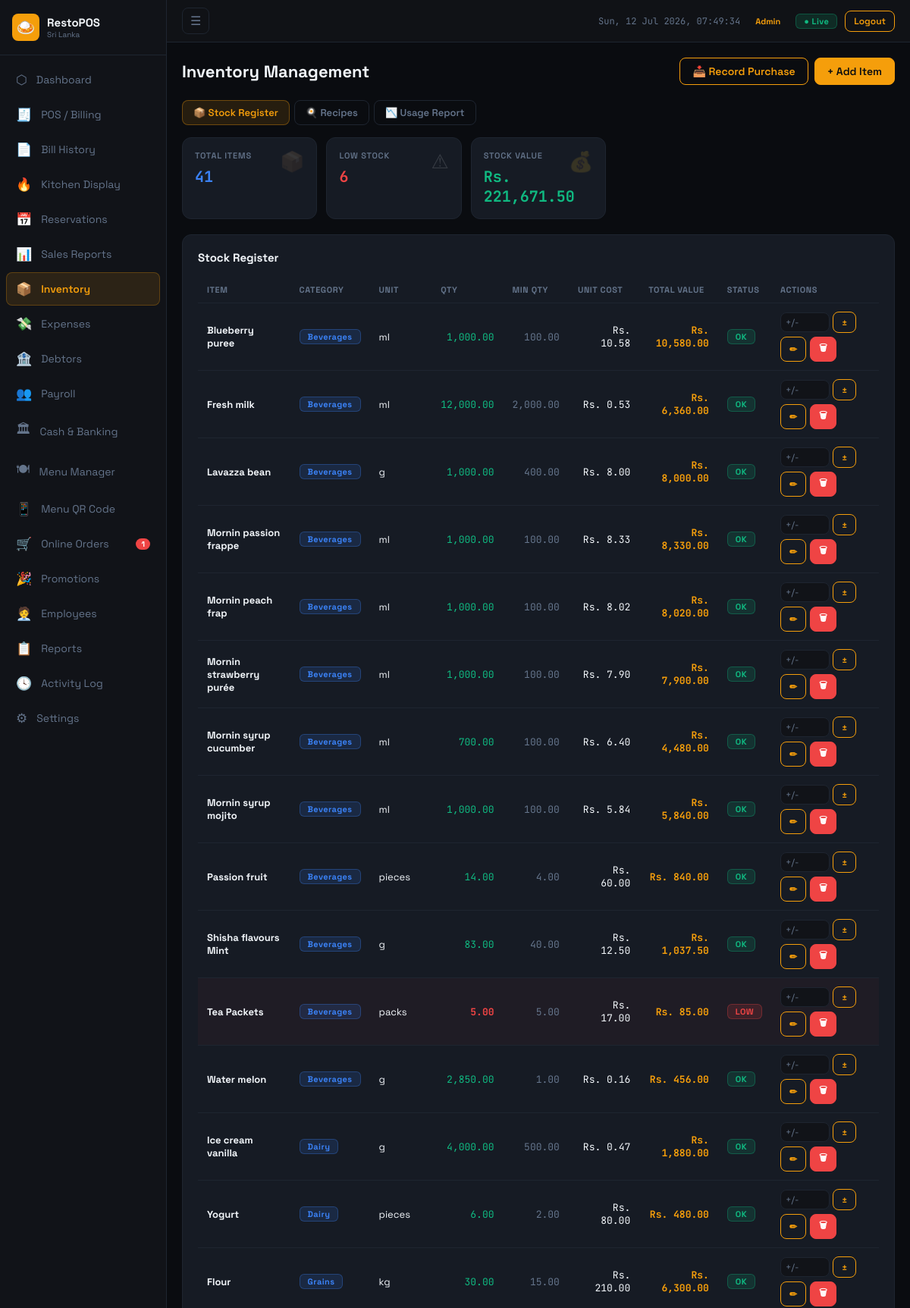
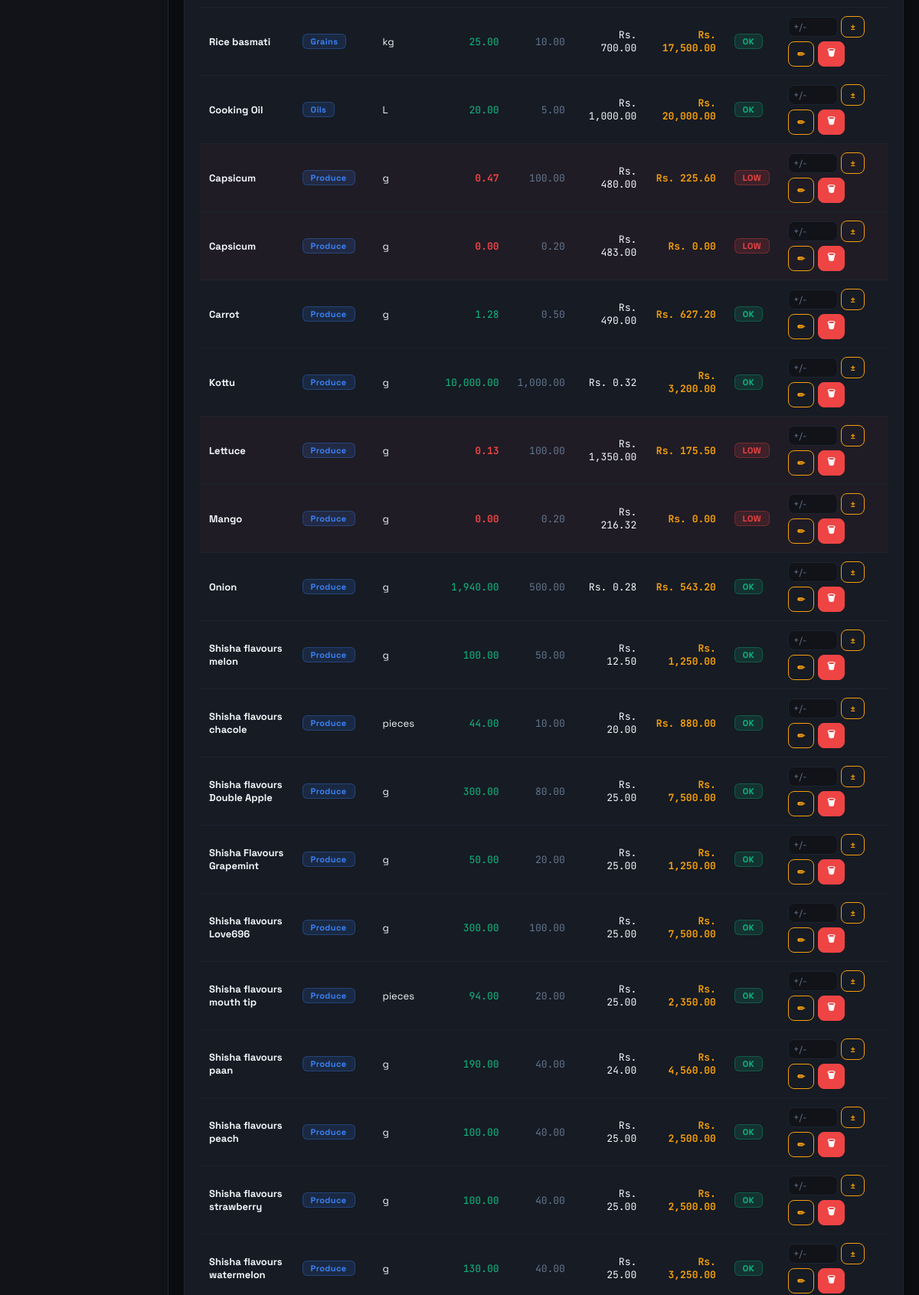
The page /restopos/modules/inventory.php (signed in, upper part) on the database its author committed (2 pictures, top to bottom).
### tables this page shows
CREATE TABLE `inventory_items` (
  `id` int(11) NOT NULL,
  `category_id` int(11) DEFAULT NULL,
  `name` varchar(150) NOT NULL,
  `unit` varchar(20) DEFAULT 'kg',
  `qty` decimal(10,3) DEFAULT 0.000,
  `min_qty` decimal(10,3) DEFAULT 0.000,
  `unit_cost` decimal(10,2) DEFAULT 0.00,
  `active` tinyint(1) DEFAULT 1,
  `updated_at` timestamp NOT NULL DEFAULT current_timestamp() ON UPDATE current_timestamp()
);

CREATE TABLE `inventory_categories` (
  `id` int(11) NOT NULL,
  `name` varchar(100) NOT NULL
);

### restopos/includes/config.php (called while the page is built, shortened)
<?php
function fmt(float $n): string {
    return CURRENCY . ' ' . number_format($n, 2);
}

### restopos/modules/inventory.php (the view, shortened to what this page needs)
<?php
require_once '../includes/config.php';
$db = getDB();
$items = $db->query("SELECT ii.*, ic.name as cat FROM inventory_items ii JOIN inventory_categories ic ON ii.category_id=ic.id ORDER BY ic.name,ii.name")->fetchAll();
$low   = array_filter($items, fn($i)=>$i['qty']<=$i['min_qty']);
$totalValue = array_sum(array_map(fn($i)=>$i['qty']*$i['unit_cost'], $items));
$tab = $_GET['tab'] ?? 'stock';
include '../includes/header.php';
?>
<div class="page-header">
  <div class="page-title">Inventory Management</div>
  <div style="display:flex;gap:8px">
    <button class="btn btn-outline" onclick="openModal('modalPurchase')">📥 Record Purchase</button>
    <button class="btn" onclick="openModal('modalAddItem')">+ Add Item</button>
  </div>
</div>
<div class="tab-bar mb-16">
  <a href="?tab=stock" class="tab-btn <?=$tab==='stock'?'active':''?>">📦 Stock Register</a>
  <a href="?tab=recipes" class="tab-btn <?=$tab==='recipes'?'active':''?>">🍳 Recipes</a>
  <a href="?tab=usage" class="tab-btn <?=$tab==='usage'?'active':''?>">📉 Usage Report</a>
</div>
<?php if ($tab === 'stock'): ?>
<div class="stats-grid mb-20">
  <div class="stat-card"><span class="stat-icon">📦</span><div class="stat-label">Total Items</div><div class="stat-value text-blue"><?=count($items)?></div></div>
  <div class="stat-card"><span class="stat-icon">⚠</span><div class="stat-label">Low Stock</div><div class="stat-value text-red"><?=count($low)?></div></div>
  <div class="stat-card"><span class="stat-icon">💰</span><div class="stat-label">Stock Value</div><div class="stat-value text-green"><?=fmt($totalValue)?></div></div>
</div>
<div class="card">
  <div class="card-title">Stock Register</div>
  <div class="table-wrap">
    <table class="data-table">
      <thead>
        <tr><th>Item</th><th>Category</th><th>Unit</th><th class="text-right">Qty</th><th class="text-right">Min Qty</th><th class="text-right">Unit Cost</th><th class="text-right">Total Value</th><th>Status</th><th>Actions</th></tr>
      </thead>
      <tbody>
      <?php foreach ($items as $i): $isLow=($i['qty']<=$i['min_qty']); ?>
        <tr style="<?=$isLow?'background:rgba(239,68,68,.04)':''?>">
          <td class="fw-700"><?=htmlspecialchars($i['name'])?></td>
          <td><span class="badge badge-blue"><?=htmlspecialchars($i['cat'])?></span></td>
          <td><?=$i['unit']?></td>
          <td class="text-right mono <?=$isLow?'text-red fw-700':'text-green'?>"><?=number_format($i['qty'],2)?></td>
          <td class="text-right mono text-muted"><?=number_format($i['min_qty'],2)?></td>
          <td class="text-right mono"><?=fmt($i['unit_cost'])?></td>
          <td class="text-right mono text-accent fw-700"><?=fmt($i['qty']*$i['unit_cost'])?></td>
          <td><span class="badge <?=$isLow?'badge-red':'badge-green'?>"><?=$isLow?'LOW':'OK'?></span></td>
          <td>
            <div style="display:flex;gap:5px;flex-wrap:wrap">
              <form method="POST" style="display:inline-flex;gap:4px;align-items:center">
                <input type="number" name="adjust_qty" step="0.01" placeholder="+/-" class="form-control" style="width:65px;padding:4px 6px;font-size:12px">
                <button class="btn btn-sm btn-outline">±</button>
              </form>
              <button class="btn btn-sm btn-outline"
                data-id="<?=$i['id']?>"
                data-name="<?=htmlspecialchars($i['name'],ENT_QUOTES)?>"
                data-cat="<?=$i['category_id']?>"
                data-unit="<?=htmlspecialchars($i['unit'],ENT_QUOTES)?>"
                data-qty="<?=$i['qty']?>"
                data-min="<?=$i['min_qty']?>"
                data-cost="<?=$i['unit_cost']?>"
                onclick="openEditItem(this)">✏</button>
              <form method="POST" style="display:inline" onsubmit="return confirm('Delete <?=htmlspecialchars($i['name'])?>?')">
                <button class="btn btn-sm btn-red">🗑</button>
              </form>
            </div>
          </td>
        </tr>
      <?php endforeach; ?>
      </tbody>
    </table>
  </div>
</div>
<?php endif; ?>
<?php include '../includes/footer.php'; ?>

### restopos/assets/css/style.css (style rules this page uses)
:root { --bg: #0a0c10; --surface: #111318; --card: #161b24; --border: #1e2530; --accent: #f59e0b; --accent2: #92400e; --green: #10b981; --red: #ef4444; --blue: #3b82f6; --purple: #8b5cf6; --text: #f1f5f9; --muted: #64748b; --sidebar-w:220px; }
*,*::before,*::after { box-sizing:border-box; margin:0; padding:0; }
html { font-size:15px; }
body { font-family:'Space Grotesk',sans-serif; background:var(--bg); color:var(--text); min-height:100vh; }
a { text-decoration:none; color:inherit; }
button,input,select,textarea { font-family:inherit; }
.page-header { display:flex; justify-content:space-between; align-items:center; margin-bottom:20px; flex-wrap:wrap; gap:10px; }
.page-title { font-size:22px; font-weight:700; }
.card { background:var(--card); border:1px solid var(--border); border-radius:12px; padding:20px; }
.card-title { font-weight:700; font-size:15px; margin-bottom:16px; }
.stats-grid { display:grid; grid-template-columns:repeat(auto-fill,minmax(160px,1fr)); gap:12px; margin-bottom:20px; }
.stat-card { background:var(--card); border:1px solid var(--border); border-radius:12px; padding:16px; position:relative; overflow:hidden; }
.stat-icon { position:absolute; top:14px; right:16px; font-size:26px; opacity:.14; }
.stat-label { font-size:11px; color:var(--muted); font-weight:600; letter-spacing:.8px; text-transform:uppercase; margin-bottom:8px; }
.stat-value { font-size:20px; font-weight:700; font-family:'JetBrains Mono',monospace; }
.btn { display:inline-flex; align-items:center; gap:6px; padding:8px 16px; border-radius:8px; font-size:14px; font-weight:600; border:1px solid var(--accent); background:var(--accent); color:#0a0c10; cursor:pointer; transition:all .15s; white-space:nowrap; }
.btn-sm { padding:5px 11px; font-size:12px; }
.btn-outline { background:transparent; color:var(--accent); }
.btn-red { background:var(--red); border-color:var(--red); color:#fff; }
.badge { display:inline-block; padding:2px 10px; border-radius:6px; font-size:11px; font-weight:700; letter-spacing:.4px; }
.badge-green { background:rgba(16,185,129,.15); color:var(--green); border:1px solid rgba(16,185,129,.3); }
.badge-red { background:rgba(239,68,68,.15); color:var(--red); border:1px solid rgba(239,68,68,.3); }
.badge-blue { background:rgba(59,130,246,.15); color:var(--blue); border:1px solid rgba(59,130,246,.3); }
.form-control { background:var(--surface); border:1px solid var(--border); border-radius:8px; padding:9px 14px; color:var(--text); font-size:14px; font-family:'Space Grotesk',sans-serif; transition:border-color .15s; width:100%; }
.form-control::placeholder { color:var(--muted); }
.table-wrap { overflow-x:auto; -webkit-overflow-scrolling:touch; }
table.data-table { width:100%; border-collapse:collapse; min-width:500px; }
table.data-table th { padding:10px 12px; text-align:left; font-size:11px; color:var(--muted); font-weight:700; text-transform:uppercase; letter-spacing:.6px; border-bottom:1px solid var(--border); white-space:nowrap; }
table.data-table td { padding:11px 12px; border-bottom:1px solid var(--border); font-size:13px; vertical-align:middle; }
.text-right { text-align:right; }
.mono { font-family:'JetBrains Mono',monospace; }
.text-green { color:var(--green); }
.text-red { color:var(--red); }
.text-accent { color:var(--accent); }
.text-muted { color:var(--muted); }
.text-blue { color:var(--blue); }
.tab-bar { display:flex; gap:6px; margin-bottom:20px; flex-wrap:wrap; }
.tab-btn { padding:7px 14px; border-radius:8px; font-size:13px; font-weight:600; border:1px solid var(--border); background:transparent; color:var(--muted); cursor:pointer; transition:.15s; }
.tab-btn.active { background:rgba(245,158,11,.12); border-color:rgba(245,158,11,.35); color:var(--accent); }
.mb-16 { margin-bottom:16px; }
.mb-20 { margin-bottom:20px; }
.fw-700 { font-weight:700; }

### rows shown on the page
inventory_items: name "Blueberry puree", category.name "Beverages", unit "ml", qty "1,000.00", min_qty "100.00", unit_cost "Rs. 10.58", fmt($i['qty']*$i['unit_cost']) "Rs. 10,580.00", shows "OK"
inventory_items: name "Fresh milk", category.name "Beverages", unit "ml", qty "12,000.00", min_qty "2,000.00", unit_cost "Rs. 0.53", fmt($i['qty']*$i['unit_cost']) "Rs. 6,360.00", shows "OK"
inventory_items: name "Lavazza bean", category.name "Beverages", unit "g", qty "1,000.00", min_qty "400.00", unit_cost "Rs. 8.00", fmt($i['qty']*$i['unit_cost']) "Rs. 8,000.00", shows "OK"
inventory_items: name "Mornin passion frappe", category.name "Beverages", unit "ml", qty "1,000.00", min_qty "100.00", unit_cost "Rs. 8.33", fmt($i['qty']*$i['unit_cost']) "Rs. 8,330.00", shows "OK"
inventory_items: name "Mornin peach frap", category.name "Beverages", unit "ml", qty "1,000.00", min_qty "100.00", unit_cost "Rs. 8.02", fmt($i['qty']*$i['unit_cost']) "Rs. 8,020.00", shows "OK"
inventory_items: name "Mornin strawberry purée", category.name "Beverages", unit "ml", qty "1,000.00", min_qty "100.00", unit_cost "Rs. 7.90", fmt($i['qty']*$i['unit_cost']) "Rs. 7,900.00", shows "OK"
inventory_items: name "Mornin syrup cucumber", category.name "Beverages", unit "ml", qty "700.00", min_qty "100.00", unit_cost "Rs. 6.40", fmt($i['qty']*$i['unit_cost']) "Rs. 4,480.00", shows "OK"
inventory_items: name "Mornin syrup mojito", category.name "Beverages", unit "ml", qty "1,000.00", min_qty "100.00", unit_cost "Rs. 5.84", fmt($i['qty']*$i['unit_cost']) "Rs. 5,840.00", shows "OK"
inventory_items: name "Passion fruit", category.name "Beverages", unit "pieces", qty "14.00", min_qty "4.00", unit_cost "Rs. 60.00", fmt($i['qty']*$i['unit_cost']) "Rs. 840.00", shows "OK"
inventory_items: name "Shisha flavours Mint", category.name "Beverages", unit "g", qty "83.00", min_qty "40.00", unit_cost "Rs. 12.50", fmt($i['qty']*$i['unit_cost']) "Rs. 1,037.50", shows "OK"
inventory_items: name "Tea Packets", category.name "Beverages", unit "packs", qty "5.00", min_qty "5.00", unit_cost "Rs. 17.00", fmt($i['qty']*$i['unit_cost']) "Rs. 85.00", shows "LOW"
inventory_items: name "Water melon", category.name "Beverages", unit "g", qty "2,850.00", min_qty "1.00", unit_cost "Rs. 0.16", fmt($i['qty']*$i['unit_cost']) "Rs. 456.00", shows "OK"
inventory_items: name "Ice cream vanilla", category.name "Dairy", unit "g", qty "4,000.00", min_qty "500.00", unit_cost "Rs. 0.47", fmt($i['qty']*$i['unit_cost']) "Rs. 1,880.00", shows "OK"
inventory_items: name "Yogurt", category.name "Dairy", unit "pieces", qty "6.00", min_qty "2.00", unit_cost "Rs. 80.00", fmt($i['qty']*$i['unit_cost']) "Rs. 480.00", shows "OK"
inventory_items: name "Flour", category.name "Grains", unit "kg", qty "30.00", min_qty "15.00", unit_cost "Rs. 210.00", fmt($i['qty']*$i['unit_cost']) "Rs. 6,300.00", shows "OK"
inventory_items: name "Rice basmati", category.name "Grains", unit "kg", qty "25.00", min_qty "10.00", unit_cost "Rs. 700.00", fmt($i['qty']*$i['unit_cost']) "Rs. 17,500.00", shows "OK"
inventory_items: name "Cooking Oil", category.name "Oils", unit "L", qty "20.00", min_qty "5.00", unit_cost "Rs. 1,000.00", fmt($i['qty']*$i['unit_cost']) "Rs. 20,000.00", shows "OK"
inventory_items: name "Capsicum", category.name "Produce", unit "g", qty "0.47", min_qty "100.00", unit_cost "Rs. 480.00", fmt($i['qty']*$i['unit_cost']) "Rs. 225.60", shows "LOW"
inventory_items: name "Capsicum", category.name "Produce", unit "g", qty "0.00", min_qty "0.20", unit_cost "Rs. 483.00", fmt($i['qty']*$i['unit_cost']) "Rs. 0.00", shows "LOW"
inventory_items: name "Carrot", category.name "Produce", unit "g", qty "1.28", min_qty "0.50", unit_cost "Rs. 490.00", fmt($i['qty']*$i['unit_cost']) "Rs. 627.20", shows "OK"
inventory_items: name "Kottu", category.name "Produce", unit "g", qty "10,000.00", min_qty "1,000.00", unit_cost "Rs. 0.32", fmt($i['qty']*$i['unit_cost']) "Rs. 3,200.00", shows "OK"
inventory_items: name "Lettuce", category.name "Produce", unit "g", qty "0.13", min_qty "100.00", unit_cost "Rs. 1,350.00", fmt($i['qty']*$i['unit_cost']) "Rs. 175.50", shows "LOW"
inventory_items: name "Mango", category.name "Produce", unit "g", qty "0.00", min_qty "0.20", unit_cost "Rs. 216.32", fmt($i['qty']*$i['unit_cost']) "Rs. 0.00", shows "LOW"
inventory_items: name "Onion", category.name "Produce", unit "g", qty "1,940.00", min_qty "500.00", unit_cost "Rs. 0.28", fmt($i['qty']*$i['unit_cost']) "Rs. 543.20", shows "OK"
inventory_items: name "Shisha flavours melon", category.name "Produce", unit "g", qty "100.00", min_qty "50.00", unit_cost "Rs. 12.50", fmt($i['qty']*$i['unit_cost']) "Rs. 1,250.00", shows "OK"
inventory_items: name "Shisha flavours chacole", category.name "Produce", unit "pieces", qty "44.00", min_qty "10.00", unit_cost "Rs. 20.00", fmt($i['qty']*$i['unit_cost']) "Rs. 880.00", shows "OK"
inventory_items: name "Shisha flavours Double Apple", category.name "Produce", unit "g", qty "300.00", min_qty "80.00", unit_cost "Rs. 25.00", fmt($i['qty']*$i['unit_cost']) "Rs. 7,500.00", shows "OK"
inventory_items: name "Shisha Flavours Grapemint", category.name "Produce", unit "g", qty "50.00", min_qty "20.00", unit_cost "Rs. 25.00", fmt($i['qty']*$i['unit_cost']) "Rs. 1,250.00", shows "OK"
inventory_items: name "Shisha flavours Love696", category.name "Produce", unit "g", qty "300.00", min_qty "100.00", unit_cost "Rs. 25.00", fmt($i['qty']*$i['unit_cost']) "Rs. 7,500.00", shows "OK"
inventory_items: name "Shisha flavours mouth tip", category.name "Produce", unit "pieces", qty "94.00", min_qty "20.00", unit_cost "Rs. 25.00", fmt($i['qty']*$i['unit_cost']) "Rs. 2,350.00", shows "OK"
inventory_items: name "Shisha flavours paan", category.name "Produce", unit "g", qty "190.00", min_qty "40.00", unit_cost "Rs. 24.00", fmt($i['qty']*$i['unit_cost']) "Rs. 4,560.00", shows "OK"
inventory_items: name "Shisha flavours peach", category.name "Produce", unit "g", qty "100.00", min_qty "40.00", unit_cost "Rs. 25.00", fmt($i['qty']*$i['unit_cost']) "Rs. 2,500.00", shows "OK"
inventory_items: name "Shisha flavours strawberry", category.name "Produce", unit "g", qty "100.00", min_qty "40.00", unit_cost "Rs. 25.00", fmt($i['qty']*$i['unit_cost']) "Rs. 2,500.00", shows "OK"
inventory_items: name "Shisha flavours watermelon", category.name "Produce", unit "g", qty "130.00", min_qty "40.00", unit_cost "Rs. 25.00", fmt($i['qty']*$i['unit_cost']) "Rs. 3,250.00", shows "OK"

### other values the page prints
$nav['icon'] "⬡"
$nav['label'] "Dashboard"
$nav['icon'] "🧾"
$nav['label'] "POS / Billing"
$nav['icon'] "📄"
$nav['label'] "Bill History"
$nav['icon'] "🔥"
$nav['label'] "Kitchen Display"
$nav['icon'] "📅"
$nav['label'] "Reservations"
$nav['icon'] "📊"
$nav['label'] "Sales Reports"
$nav['icon'] "📦"
$nav['label'] "Inventory"
$nav['icon'] "💸"
